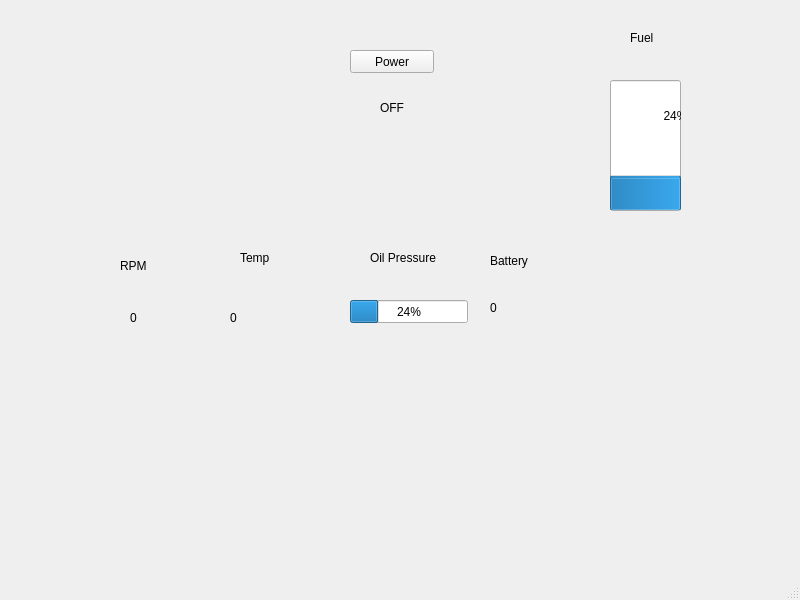
<?xml version="1.0" encoding="UTF-8"?>
<ui version="4.0">
 <class>MainWindow</class>
 <widget class="QMainWindow" name="MainWindow">
  <property name="geometry">
   <rect>
    <x>0</x>
    <y>0</y>
    <width>800</width>
    <height>600</height>
   </rect>
  </property>
  <property name="windowTitle">
   <string>MainWindow</string>
  </property>
  <widget class="QWidget" name="centralwidget">
   <widget class="QLabel" name="rpmLabel">
    <property name="geometry">
     <rect>
      <x>120</x>
      <y>250</y>
      <width>71</width>
      <height>31</height>
     </rect>
    </property>
    <property name="text">
     <string>RPM</string>
    </property>
   </widget>
   <widget class="QLabel" name="tempLabel">
    <property name="geometry">
     <rect>
      <x>240</x>
      <y>250</y>
      <width>58</width>
      <height>15</height>
     </rect>
    </property>
    <property name="text">
     <string>Temp</string>
    </property>
   </widget>
   <widget class="QLabel" name="oilLabel">
    <property name="geometry">
     <rect>
      <x>370</x>
      <y>250</y>
      <width>81</width>
      <height>16</height>
     </rect>
    </property>
    <property name="text">
     <string>Oil Pressure</string>
    </property>
   </widget>
   <widget class="QLabel" name="batteryLabel">
    <property name="geometry">
     <rect>
      <x>490</x>
      <y>250</y>
      <width>71</width>
      <height>21</height>
     </rect>
    </property>
    <property name="text">
     <string>Battery</string>
    </property>
   </widget>
   <widget class="QLabel" name="fuelLabel">
    <property name="geometry">
     <rect>
      <x>630</x>
      <y>30</y>
      <width>58</width>
      <height>15</height>
     </rect>
    </property>
    <property name="text">
     <string>Fuel</string>
    </property>
   </widget>
   <widget class="QLabel" name="rpmDisplay">
    <property name="geometry">
     <rect>
      <x>130</x>
      <y>310</y>
      <width>58</width>
      <height>15</height>
     </rect>
    </property>
    <property name="text">
     <string>0</string>
    </property>
   </widget>
   <widget class="QLabel" name="tempDisplay">
    <property name="geometry">
     <rect>
      <x>230</x>
      <y>310</y>
      <width>58</width>
      <height>15</height>
     </rect>
    </property>
    <property name="text">
     <string>0</string>
    </property>
   </widget>
   <widget class="QProgressBar" name="oilBar">
    <property name="geometry">
     <rect>
      <x>350</x>
      <y>300</y>
      <width>118</width>
      <height>23</height>
     </rect>
    </property>
    <property name="value">
     <number>24</number>
    </property>
   </widget>
   <widget class="QLabel" name="batteryDisplay">
    <property name="geometry">
     <rect>
      <x>490</x>
      <y>300</y>
      <width>58</width>
      <height>15</height>
     </rect>
    </property>
    <property name="text">
     <string>0</string>
    </property>
   </widget>
   <widget class="QProgressBar" name="fuelBar">
    <property name="geometry">
     <rect>
      <x>610</x>
      <y>80</y>
      <width>71</width>
      <height>131</height>
     </rect>
    </property>
    <property name="value">
     <number>24</number>
    </property>
    <property name="orientation">
     <enum>Qt::Orientation::Vertical</enum>
    </property>
   </widget>
   <widget class="QLabel" name="powerDisplay">
    <property name="geometry">
     <rect>
      <x>380</x>
      <y>100</y>
      <width>58</width>
      <height>15</height>
     </rect>
    </property>
    <property name="text">
     <string>OFF</string>
    </property>
   </widget>
   <widget class="QPushButton" name="pushButton">
    <property name="geometry">
     <rect>
      <x>350</x>
      <y>50</y>
      <width>84</width>
      <height>23</height>
     </rect>
    </property>
    <property name="text">
     <string>Power</string>
    </property>
   </widget>
  </widget>
  <widget class="QMenuBar" name="menubar">
   <property name="geometry">
    <rect>
     <x>0</x>
     <y>0</y>
     <width>800</width>
     <height>20</height>
    </rect>
   </property>
  </widget>
  <widget class="QStatusBar" name="statusbar"/>
 </widget>
 <resources/>
 <connections/>
</ui>
